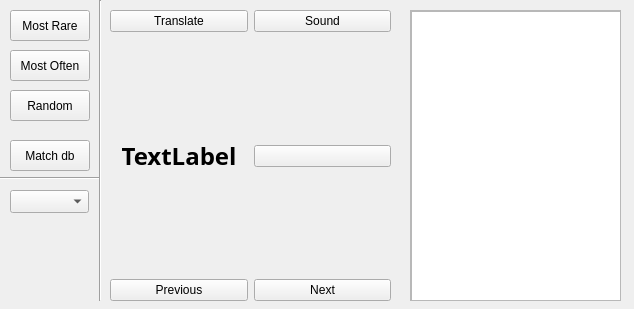
<?xml version="1.0" encoding="UTF-8"?>
<ui version="4.0">
 <class>SubtitlesView</class>
 <widget class="QWidget" name="SubtitlesView">
  <property name="geometry">
   <rect>
    <x>0</x>
    <y>0</y>
    <width>634</width>
    <height>309</height>
   </rect>
  </property>
  <property name="focusPolicy">
   <enum>Qt::StrongFocus</enum>
  </property>
  <property name="windowTitle">
   <string>Form</string>
  </property>
  <widget class="QWidget" name="gridLayoutWidget">
   <property name="geometry">
    <rect>
     <x>110</x>
     <y>10</y>
     <width>281</width>
     <height>291</height>
    </rect>
   </property>
   <layout class="QGridLayout" name="gridLayout">
    <item row="0" column="0" colspan="2">
     <layout class="QHBoxLayout" name="horizontalLayout_2">
      <item>
       <widget class="QPushButton" name="btn_translate">
        <property name="focusPolicy">
         <enum>Qt::NoFocus</enum>
        </property>
        <property name="text">
         <string>Translate</string>
        </property>
       </widget>
      </item>
      <item>
       <widget class="QPushButton" name="btn_sound">
        <property name="focusPolicy">
         <enum>Qt::NoFocus</enum>
        </property>
        <property name="layoutDirection">
         <enum>Qt::LeftToRight</enum>
        </property>
        <property name="text">
         <string>Sound</string>
        </property>
        <property name="flat">
         <bool>false</bool>
        </property>
       </widget>
      </item>
     </layout>
    </item>
    <item row="6" column="0" colspan="2">
     <layout class="QHBoxLayout" name="horizontalLayout">
      <item>
       <widget class="QPushButton" name="btnPrev">
        <property name="focusPolicy">
         <enum>Qt::NoFocus</enum>
        </property>
        <property name="text">
         <string>Previous</string>
        </property>
       </widget>
      </item>
      <item>
       <widget class="QPushButton" name="btnNext">
        <property name="focusPolicy">
         <enum>Qt::NoFocus</enum>
        </property>
        <property name="text">
         <string>Next</string>
        </property>
       </widget>
      </item>
     </layout>
    </item>
    <item row="5" column="0">
     <spacer name="verticalSpacer">
      <property name="orientation">
       <enum>Qt::Vertical</enum>
      </property>
      <property name="sizeHint" stdset="0">
       <size>
        <width>20</width>
        <height>40</height>
       </size>
      </property>
     </spacer>
    </item>
    <item row="1" column="0">
     <spacer name="verticalSpacer_2">
      <property name="orientation">
       <enum>Qt::Vertical</enum>
      </property>
      <property name="sizeHint" stdset="0">
       <size>
        <width>20</width>
        <height>40</height>
       </size>
      </property>
     </spacer>
    </item>
    <item row="2" column="0">
     <widget class="QLabel" name="word">
      <property name="font">
       <font>
        <family>KacstTitle</family>
        <pointsize>18</pointsize>
        <weight>75</weight>
        <bold>true</bold>
       </font>
      </property>
      <property name="text">
       <string>TextLabel</string>
      </property>
      <property name="alignment">
       <set>Qt::AlignCenter</set>
      </property>
     </widget>
    </item>
    <item row="2" column="1">
     <widget class="QPushButton" name="icon">
      <property name="cursor">
       <cursorShape>ArrowCursor</cursorShape>
      </property>
      <property name="focusPolicy">
       <enum>Qt::NoFocus</enum>
      </property>
      <property name="text">
       <string/>
      </property>
      <property name="iconSize">
       <size>
        <width>30</width>
        <height>30</height>
       </size>
      </property>
      <property name="autoDefault">
       <bool>true</bool>
      </property>
      <property name="flat">
       <bool>false</bool>
      </property>
     </widget>
    </item>
   </layout>
  </widget>
  <widget class="QPushButton" name="btn_mostRare">
   <property name="geometry">
    <rect>
     <x>10</x>
     <y>10</y>
     <width>80</width>
     <height>31</height>
    </rect>
   </property>
   <property name="focusPolicy">
    <enum>Qt::NoFocus</enum>
   </property>
   <property name="text">
    <string>Most Rare</string>
   </property>
  </widget>
  <widget class="Line" name="line">
   <property name="geometry">
    <rect>
     <x>90</x>
     <y>0</y>
     <width>20</width>
     <height>301</height>
    </rect>
   </property>
   <property name="orientation">
    <enum>Qt::Vertical</enum>
   </property>
  </widget>
  <widget class="QScrollArea" name="scrollArea">
   <property name="geometry">
    <rect>
     <x>410</x>
     <y>10</y>
     <width>211</width>
     <height>291</height>
    </rect>
   </property>
   <property name="widgetResizable">
    <bool>true</bool>
   </property>
   <widget class="QWidget" name="scrollAreaWidgetContents">
    <property name="geometry">
     <rect>
      <x>0</x>
      <y>0</y>
      <width>209</width>
      <height>289</height>
     </rect>
    </property>
    <widget class="QTextEdit" name="translate">
     <property name="geometry">
      <rect>
       <x>0</x>
       <y>0</y>
       <width>211</width>
       <height>301</height>
      </rect>
     </property>
     <property name="focusPolicy">
      <enum>Qt::NoFocus</enum>
     </property>
     <property name="textInteractionFlags">
      <set>Qt::TextSelectableByKeyboard|Qt::TextSelectableByMouse</set>
     </property>
    </widget>
   </widget>
  </widget>
  <widget class="QLabel" name="index">
   <property name="geometry">
    <rect>
     <x>10</x>
     <y>220</y>
     <width>71</width>
     <height>41</height>
    </rect>
   </property>
   <property name="text">
    <string/>
   </property>
  </widget>
  <widget class="QPushButton" name="btn_mostOften">
   <property name="geometry">
    <rect>
     <x>10</x>
     <y>50</y>
     <width>80</width>
     <height>31</height>
    </rect>
   </property>
   <property name="focusPolicy">
    <enum>Qt::NoFocus</enum>
   </property>
   <property name="text">
    <string>Most Often</string>
   </property>
  </widget>
  <widget class="QPushButton" name="btn_random">
   <property name="geometry">
    <rect>
     <x>10</x>
     <y>90</y>
     <width>80</width>
     <height>31</height>
    </rect>
   </property>
   <property name="focusPolicy">
    <enum>Qt::NoFocus</enum>
   </property>
   <property name="text">
    <string>Random</string>
   </property>
  </widget>
  <widget class="Line" name="line_2">
   <property name="geometry">
    <rect>
     <x>0</x>
     <y>170</y>
     <width>100</width>
     <height>16</height>
    </rect>
   </property>
   <property name="orientation">
    <enum>Qt::Horizontal</enum>
   </property>
  </widget>
  <widget class="QPushButton" name="btn_matchDb">
   <property name="geometry">
    <rect>
     <x>10</x>
     <y>140</y>
     <width>80</width>
     <height>31</height>
    </rect>
   </property>
   <property name="focusPolicy">
    <enum>Qt::NoFocus</enum>
   </property>
   <property name="text">
    <string>Match db</string>
   </property>
  </widget>
  <widget class="QComboBox" name="comboBox">
   <property name="geometry">
    <rect>
     <x>10</x>
     <y>190</y>
     <width>79</width>
     <height>23</height>
    </rect>
   </property>
  </widget>
 </widget>
 <resources/>
 <connections/>
</ui>
